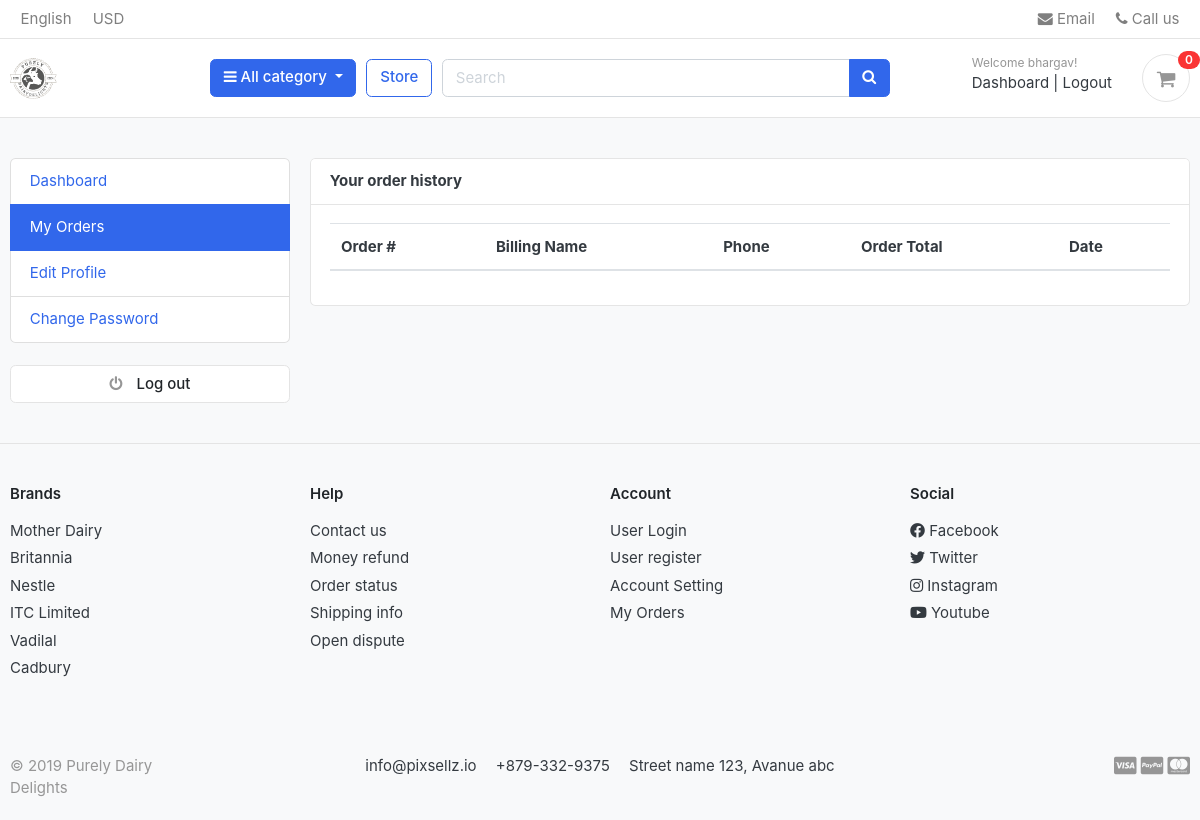
/accounts/my_orders/ (signed in), run on an earlier commit of the app's database.
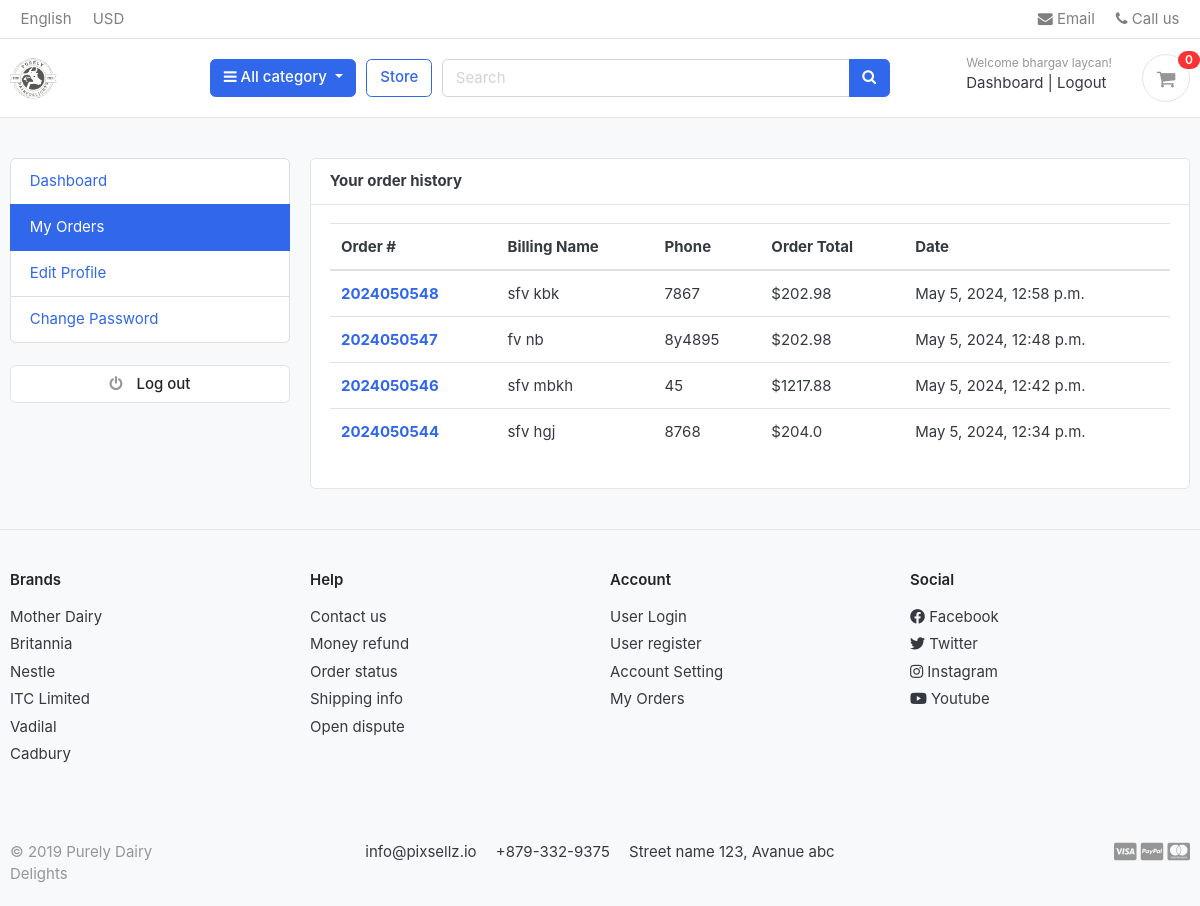
And on a later commit of the database.
### accounts/models.py (models this page shows, shortened)
class Account(AbstractBaseUser):
    first_name      = models.CharField(max_length=50)
    last_name       = models.CharField(max_length=50)
    username        = models.CharField(max_length=50, unique=True)
    email           = models.EmailField(max_length=100, unique=True)
    phone_number    = models.CharField(max_length=50)
    date_joined     = models.DateTimeField(auto_now_add=True)
    last_login      = models.DateTimeField(auto_now_add=True)
    is_admin        = models.BooleanField(default=False)
    is_staff        = models.BooleanField(default=False)
    is_active        = models.BooleanField(default=False)
    is_superadmin        = models.BooleanField(default=False)
    USERNAME_FIELD = 'email'
    REQUIRED_FIELDS = ['username', 'first_name', 'last_name']
    objects = MyAccountManager()

### orders/models.py (models this page shows, shortened)
class Order(models.Model):
    STATUS = (
        ('New', 'New'),
        ('Accepted', 'Accepted'),
        ('Completed', 'Completed'),
        ('Cancelled', 'Cancelled'),
    )
    user = models.ForeignKey(Account, on_delete=models.SET_NULL, null=True)
    payment = models.ForeignKey(Payment, on_delete=models.SET_NULL, blank=True, null=True)
    order_number = models.CharField(max_length=20)
    first_name = models.CharField(max_length=50)
    last_name = models.CharField(max_length=50)
    phone = models.CharField(max_length=15)
    email = models.EmailField(max_length=50)
    address_line_1 = models.CharField(max_length=50)
    address_line_2 = models.CharField(max_length=50, blank=True)
    country = models.CharField(max_length=50)
    state = models.CharField(max_length=50)
    city = models.CharField(max_length=50)
    order_note = models.CharField(max_length=100, blank=True)
    order_total = models.FloatField()
    tax = models.FloatField()
    status = models.CharField(max_length=10, choices=STATUS, default='New')
    ip = models.CharField(blank=True, max_length=20)
    is_ordered = models.BooleanField(default=False)
    created_at = models.DateTimeField(auto_now_add=True)
    updated_at = models.DateTimeField(auto_now=True)
    def full_name(self):
        return f'{self.first_name} {self.last_name}'

### accounts/views.py (the view)
# urls.py: path('my_orders/', views.my_orders, name='my_orders'),
@login_required(login_url='login')
def my_orders(request):
    orders = Order.objects.filter(user=request.user, is_ordered=True).order_by('-created_at')
    context = {
        'orders': orders,
    }
    return render(request, 'accounts/my_orders.html', context)

### carts/context_processors.py (called while the page is built)
def counter(request):
    cart_count = 0
    if 'admin' in request.path:
        return {}
    else:
        try:
            cart = Cart.objects.filter(cart_id=_cart_id(request))
            if request.user.is_authenticated:
                cart_items = CartItem.objects.all().filter(user=request.user)
            else:
                cart_items = CartItem.objects.all().filter(cart=cart[:1])
            for cart_item in cart_items:
                cart_count += cart_item.quantity
        except Cart.DoesNotExist:
            cart_count = 0
    return dict(cart_count=cart_count)

### carts/views.py (called while the page is built)
def _cart_id(request):
    cart = request.session.session_key
    if not cart:
        cart = request.session.create()
    return cart

### category/context_processors.py (called while the page is built)
def menu_links(request):
    links = Category.objects.all()
    return dict(links=links)

### category/models.py (called while the page is built)
    def get_url(self):
            return reverse('products_by_category', args=[self.slug])

### templates/accounts/my_orders.html (shortened to what this page needs)
{% extends 'base.html' %}
{% block content %}
<section class="section-conten padding-y bg">
<div class="container">
	<div class="row">
	{% include 'includes/dashboard_sidebar.html' %}
	<main class="col-md-9">
		<article class="card">
		<header class="card-header">
			<strong class="d-inline-block mr-3">Your order history</strong>
		</header>
		<div class="card-body">
			<div class="row">
			<div class="col-md-12">
				<table class="table table-hover">
				  <thead>
				    <tr>
				      <th scope="col">Order #</th>
				      <th scope="col">Billing Name</th>
				      <th scope="col">Phone</th>
				      <th scope="col">Order Total</th>
							<th scope="col">Date</th>
				    </tr>
				  </thead>
				  <tbody>
						{% for order in orders %}
				    <tr>
				      <th scope="row"><a href="{% url 'order_detail' order.order_number %}">{{order.order_number}}</a></th>
				      <td>{{order.full_name}}</td>
				      <td>{{order.phone}}</td>
				      <td>${{order.order_total}}</td>
							<td>{{order.created_at}}</td>
				    </tr>
				{% endfor %}
				  </tbody>
				</table>
			</div>
			</div>
		</div>
		</article>
	</main>
</div>
</div>
</section>
{% endblock %}

### templates/base.html (shortened to what this page needs)
{% load static %}
<!DOCTYPE HTML>
<html lang="en">
<head>
<link href="{% static 'css/bootstrap.css' %}" rel="stylesheet" type="text/css"/>
<link href="{% static 'fonts/fontawesome/css/all.min.css' %}" type="text/css" rel="stylesheet">
<link href="{% static 'css/ui.css' %}" rel="stylesheet" type="text/css"/>
<link href="{% static 'css/responsive.css' %}" rel="stylesheet" media="only screen and (max-width: 1200px)" />
<link href="{% static 'css/custom.css' %}" rel="stylesheet" type="text/css"/>
<link rel="stylesheet" href="https://cdnjs.cloudflare.com/ajax/libs/font-awesome/4.7.0/css/font-awesome.min.css">
</head>
<body>
  {% include 'includes/navbar.html' %}
  {% block content %}{% endblock %}
{% include 'includes/footer.html' %}

### templates/includes/navbar.html (shortened to what this page needs)
{%load static%}
<header class="section-header">
  <nav class="navbar p-md-0 navbar-expand-sm navbar-light border-bottom">
  <div class="container">
    <div class="collapse navbar-collapse" id="navbarTop4">
      <ul class="navbar-nav mr-auto">
        <li class="nav-item dropdown">
         <a href="#" class="nav-link">   English </a>
      </li>
      <li class="nav-item dropdown">
        <a href="#" class="nav-link"> USD </a>
      </li>
      </ul>
      <ul class="navbar-nav">
      <li><a href="#" class="nav-link"> <i class="fa fa-envelope"></i> Email </a></li>
      <li><a href="#" class="nav-link"> <i class="fa fa-phone"></i> Call us </a></li>
    </ul>
    </div>
  </div>
  </nav>
  <section class="header-main border-bottom">
    <div class="container">
  <div class="row align-items-center">
    <div class="col-lg-2 col-md-3 col-6">
      <a href="{% url 'home' %}" class="brand-wrap">
        <img class="logo" src="{% static 'images/logos/Purely Dairy Delights.png'%}">
    </a>
    </div>
    <div class="col-lg col-sm col-md col-6 flex-grow-0">
      <div class="category-wrap dropdown d-inline-block float-right">
        <button type="button" class="btn btn-primary dropdown-toggle" data-toggle="dropdown">
          <i class="fa fa-bars"></i> All category
        </button>
      </div>
    </div>
    <a href="{% url 'store' %}" class="btn btn-outline-primary">Store</a>
  <div class="col-lg  col-md-6 col-sm-12 col">
    <form action="{% url 'search' %}" class="search" method='GET'>
      <div class="input-group w-100">
          <input type="text" class="form-control" style="width:60%;" placeholder="Search" name="keyword">
          <div class="input-group-append">
            <button class="btn btn-primary" type="submit">
              <i class="fa fa-search"></i>
            </button>
            </div>
          </div>
      </form>
    </div>
    <div class="col-lg-3 col-sm-6 col-8 order-2 order-lg-3">
          <div class="d-flex justify-content-end mb-3 mb-lg-0">
            {% if user.id is None %}
            <div class="widget-header">
              <small class="title text-muted">Welcome guest!</small>
              <div>
                <a href="{% url 'login' %}">Sign in</a> <span class="dark-transp"> | </span>
                <a href="{% url 'register' %}"> Register</a>
              </div>
            </div>
            {% else %}
            <div class="widget-header">
              <small class="title text-muted">Welcome {{user.first_name}}!</small>
              <div>
                <a href="{% url 'dashboard' %}">Dashboard</a> <span class="dark-transp"> | </span>
                <a href="{% url 'logout' %}"> Logout</a>
              </div>
            </div>
            {% endif %}
            <a href="{% url 'cart' %}" class="widget-header pl-3 ml-3">
              <div class="icon icon-sm rounded-circle border"><i class="fa fa-shopping-cart"></i></div>
              <span class="badge badge-pill badge-danger notify">{{cart_count}}</span>
            </a>
          </div>
        </div>
  </div>
    </div>
  </section>

### templates/includes/dashboard_sidebar.html
<aside class="col-md-3">
  <ul class="list-group">
    <a class="list-group-item {% if '/accounts/' == request.path %}active{% endif %}" href="{% url 'dashboard' %}"> Dashboard </a>
    <a class="list-group-item {% if '/my_orders/' in request.path %}active{% endif %}" href="{% url 'my_orders' %}"> My Orders </a>
    <a class="list-group-item {% if '/edit_profile/' in request.path %}active{% endif %}" href="{% url 'edit_profile' %}"> Edit Profile </a>
    <a class="list-group-item {% if '/change_password/' in request.path %}active{% endif %}" href="{% url 'change_password' %}"> Change Password </a>
  </ul>
  <br>
  <a class="btn btn-light btn-block" href="{% url 'logout' %}"> <i class="fa fa-power-off"></i> <span class="text">Log out</span> </a>
</aside>

### templates/includes/footer.html (shortened to what this page needs)
<footer class="section-footer border-top bg">
	<div class="container">
		<section class="footer-top  padding-y">
			<div class="row">
				<aside class="col-md col-6">
					<h6 class="title">Brands</h6>
					<ul class="list-unstyled">
						<li> <a href="#">Mother Dairy</a></li>
						<li> <a href="#">Britannia</a></li>
						<li> <a href="#">Nestle</a></li>
						<li> <a href="#">ITC Limited</a></li>
						<li> <a href="#">Vadilal</a></li>
						<li> <a href="#">Cadbury</a></li>
					</ul>
				</aside>
				<aside class="col-md col-6">
					<h6 class="title">Help</h6>
					<ul class="list-unstyled">
						<li> <a href="#">Contact us</a></li>
						<li> <a href="#">Money refund</a></li>
						<li> <a href="#">Order status</a></li>
						<li> <a href="#">Shipping info</a></li>
						<li> <a href="#">Open dispute</a></li>
					</ul>
				</aside>
				<aside class="col-md col-6">
					<h6 class="title">Account</h6>
					<ul class="list-unstyled">
						<li> <a href="#"> User Login </a></li>
						<li> <a href="#"> User register </a></li>
						<li> <a href="#"> Account Setting </a></li>
						<li> <a href="#"> My Orders </a></li>
					</ul>
				</aside>
				<aside class="col-md">
					<h6 class="title">Social</h6>
					<ul class="list-unstyled">
						<li><a href="#"> <i class="fab fa-facebook"></i> Facebook </a></li>
						<li><a href="#"> <i class="fab fa-twitter"></i> Twitter </a></li>
						<li><a href="#"> <i class="fab fa-instagram"></i> Instagram </a></li>
						<li><a href="#"> <i class="fab fa-youtube"></i> Youtube </a></li>
					</ul>
				</aside>
			</div>
		</section>
		<section class="footer-bottom row">
			<div class="col-md-2">
				<p class="text-muted"> &copy 2019 Purely Dairy Delights</p>
			</div>
			<div class="col-md-8 text-md-center">
				<span  class="px-2">info@pixsellz.io</span>
				<span  class="px-2">+879-332-9375</span>
				<span  class="px-2">Street name 123, Avanue abc</span>
			</div>
			<div class="col-md-2 text-md-right text-muted">
				<i class="fab fa-lg fa-cc-visa"></i>
				<i class="fab fa-lg fa-cc-paypal"></i>
				<i class="fab fa-lg fa-cc-mastercard"></i>
			</div>
		</section>
	</div>
</footer>
</body>
</html>

### static/css/ui.css (style rules this page uses)
html { font-family: "Inter", sans-serif; font-size: 15px; }
.icon-xs, .icon-sm, .icon-md, .icon-lg { display: inline-block; text-align: center; flex-shrink: 0; flex-grow: 0; }
.icon-sm { width: 48px; height: 48px; line-height: 48px !important; font-size: 20px; }
.padding-y { padding-top: 40px; padding-bottom: 40px; }
article:after, .form-group:after { display: block; clear: both; content: ""; }
.bg { background-color: #f8f9fa; }
p:last-child { margin-bottom: 0; }
.header-main { position: relative; padding-top: 1rem; padding-bottom: 1rem; }
.brand-wrap .logo, .navbar-brand .logo { margin-right: 7px; max-height: 42px; display: inline-block; }
.widget-header { display: inline-block; vertical-align: middle; position: relative; }
.widget-header a { color: #343a40; }
.widget-header i { color: #969696; }
.widget-header .title { display: block; }
.widget-header .notify { position: absolute; top: -3px; right: -10px; }
.section-footer ul li { margin-bottom: 5px; }
.section-footer ul a { color: inherit; }
.section-footer .title { font-weight: 600; margin-bottom: 16px; color: #212529; }
.footer-bottom { padding-top: 20px; padding-bottom: 20px; }
.btn-light { background-color: #fff; border-color: #e4e4e4; }
.btn-light i { color: #969696; }
.btn i + .text { margin-left: 10px; }
[class*=list-] li:after { visibility: hidden; display: block; content: ""; overflow: hidden; height: 0; clear: both; }
.notify { position: absolute; top: -4px; right: -10px; display: inline-block; padding: 0.25em 0.6em; font-size: 12px; line-height: 1; text-align: center; border-radius: 3rem; color: #fff; background-color: #fa3434; }

What changed in the data, as far as the page shows it:
changed Account: first_name "bhargav" → "bhargav laycan"
added Order: order_number "2024050548", full_name "sfv kbk", phone "7867", order_total "202.98", created_at "May 5, 2024, 12:58 p.m."
added Order: order_number "2024050547", full_name "fv nb", phone "8y4895", order_total "202.98", created_at "May 5, 2024, 12:48 p.m."
added Order: order_number "2024050546", full_name "sfv mbkh", phone "45", order_total "1217.88", created_at "May 5, 2024, 12:42 p.m."
added Order: order_number "2024050544", full_name "sfv hgj", phone "8768", order_total "204.0", created_at "May 5, 2024, 12:34 p.m."
